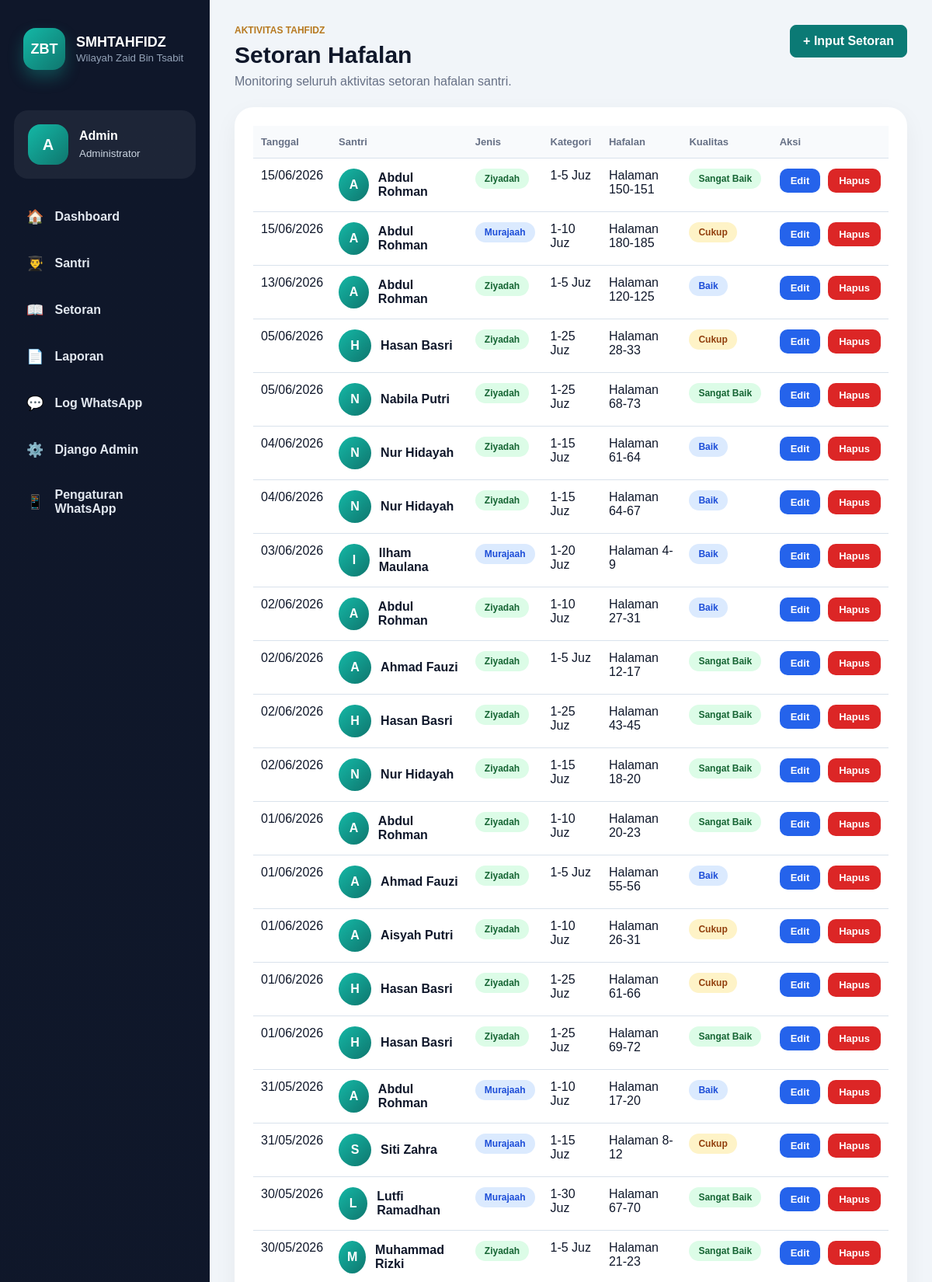
The page /setoran/ (signed in, upper part) on the database its author committed.
### accounts/models.py (models this page shows, shortened)
class User(AbstractUser):
    ROLE_CHOICES = [
        ("admin", "Administrator"),
        ("pembina", "Pembina"),
    ]
    role = models.CharField(
        max_length=20,
        choices=ROLE_CHOICES,
        default="pembina"
    )

### hafalan/models.py (models this page shows, shortened)
class SetoranHafalan(models.Model):
    JENIS_SETORAN_CHOICES = [
        ("ziyadah", "Ziyadah"),
        ("murajaah", "Murajaah"),
    ]
    KUALITAS_CHOICES = [
        ("sangat_baik", "Sangat Baik"),
        ("baik", "Baik"),
        ("cukup", "Cukup"),
        ("perlu_bimbingan", "Perlu Bimbingan"),
    ]
    KATEGORI_JUZ_CHOICES = [
        ("juz_1_5", "1-5 Juz"),
        ("juz_1_10", "1-10 Juz"),
        ("juz_1_15", "1-15 Juz"),
        ("juz_1_20", "1-20 Juz"),
        ("juz_1_25", "1-25 Juz"),
        ("juz_1_30", "1-30 Juz"),
    ]
    KATEGORI_JUZ_MAX = {
        "juz_1_5": 5,
        "juz_1_10": 10,
        "juz_1_15": 15,
        "juz_1_20": 20,
        "juz_1_25": 25,
        "juz_1_30": 30,
    }
    santri = models.ForeignKey(
        "santri.Santri",
        on_delete=models.CASCADE,
        related_name="setoran_hafalan",
    )
    tanggal = models.DateField()
    jenis_setoran = models.CharField(max_length=20, choices=JENIS_SETORAN_CHOICES)
    kategori_juz = models.CharField(max_length=20, choices=KATEGORI_JUZ_CHOICES, default="juz_1_5")
    surah = models.CharField(max_length=100)
    halaman_awal = models.PositiveIntegerField()
    halaman_akhir = models.PositiveIntegerField()
    kualitas = models.CharField(max_length=30, choices=KUALITAS_CHOICES, default="baik")
    catatan = models.TextField(blank=True)
    created_at = models.DateTimeField(auto_now_add=True)
    class Meta:
        verbose_name = "Setoran Hafalan"
        verbose_name_plural = "Setoran Hafalan"
        ordering = ["-tanggal", "santri__nama"]
    @property
    def rentang_halaman(self):
        f"{self.surah} "
        return f"Halaman {self.halaman_awal}-{self.halaman_akhir}"

### santri/models.py (models this page shows, shortened)
class Santri(models.Model):
    JENIS_KELAMIN_CHOICES = [
        ("L", "Laki-laki"),
        ("P", "Perempuan"),
    ]
    nama = models.CharField(max_length=150)
    nis = models.CharField("NIS", max_length=50, unique=True)
    jenis_kelamin = models.CharField(max_length=1, choices=JENIS_KELAMIN_CHOICES)
    tanggal_lahir = models.DateField(null=True, blank=True)
    ustadz_pembina = models.CharField(max_length=150, default="Belum diisi")
    nama_orang_tua = models.CharField(max_length=150)
    nomor_wa_orang_tua = models.CharField("Nomor WhatsApp Orang Tua", max_length=20)
    alamat = models.TextField(blank=True)
    aktif = models.BooleanField(default=True)
    created_at = models.DateTimeField(auto_now_add=True)
    class Meta:
        verbose_name = "Santri"
        verbose_name_plural = "Santri"
        ordering = ["nama"]

### hafalan/views.py (the view)
# urls.py: path("", views.setoran_list, name="list"),
@login_required
def setoran_list(request):
    setoran = SetoranHafalan.objects.select_related("santri").all()
    return render(request, "hafalan/setoran_list.html", {"setoran": setoran})

### templates/hafalan/setoran_list.html (shortened to what this page needs)
{% extends "base.html" %}
{% block content %}
<section class="page-header modern-page-header">
    <div>
        <p class="eyebrow">
            Aktivitas Tahfidz
        </p>
        <h1>
            Setoran Hafalan
        </h1>
        <p class="page-description">
            Monitoring seluruh aktivitas setoran hafalan santri.
        </p>
    </div>
    <a class="button primary modern-button"
       href="{% url 'hafalan:create' %}">
        + Input Setoran
    </a>
</section>
<section class="modern-panel">
    <div class="table-wrap">
        <table class="modern-table">
            <thead>
                <tr>
                    <th>Tanggal</th>
                    <th>Santri</th>
                    <th>Jenis</th>
                    <th>Kategori</th>
                    <th>Hafalan</th>
                    <th>Kualitas</th>
                    <th>Aksi</th>
                </tr>
            </thead>
            <tbody>
                {% for item in setoran %}
                <tr>
                    <td>
                        {{ item.tanggal|date:"d/m/Y" }}
                    </td>
                    <td>
                        <div class="student-name">
                            <div class="student-avatar">
                                {{ item.santri.nama|slice:":1" }}
                            </div>
                            <div>
                                <strong>
                                    {{ item.santri.nama }}
                                </strong>
                            </div>
                        </div>
                    </td>
                    <td>
                        <span class="
                            status-badge
                            {% if item.jenis_setoran == 'ziyadah' %}
                                status-success
                            {% else %}
                                status-simulated
                            {% endif %}
                        ">
                            {{ item.get_jenis_setoran_display }}
                        </span>
                    </td>
                    <td>
                        {{ item.get_kategori_juz_display }}
                    </td>
                    <td>
                        {{ item.rentang_halaman }}
                    </td>
                    <td>
                        {% if item.kualitas == 'sangat_baik' %}
                            <span class="status-badge status-success">
                                Sangat Baik
                            </span>
                        {% elif item.kualitas == 'baik' %}
                            <span class="status-badge status-simulated">
                                Baik
                            </span>
                        {% elif item.kualitas == 'cukup' %}
                            <span class="status-badge status-pending">
                                Cukup
                            </span>
                        {% else %}
                            <span class="status-badge status-failed">
                                Perlu Bimbingan
                            </span>
                        {% endif %}
                    </td>
                    <td>
                        <div class="modern-action-group">
                            <a class="modern-action-btn edit-btn"
                               href="{% url 'hafalan:update' item.pk %}">
                                Edit
                            </a>
                            <a class="modern-action-btn delete-btn"
                               href="{% url 'hafalan:delete' item.pk %}">
                                Hapus
                            </a>
                        </div>
                    </td>
                </tr>
                {% empty %}
                <tr>
                    <td colspan="7">
                        Belum ada data setoran.
                    </td>
                </tr>
                {% endfor %}
            </tbody>
        </table>
    </div>
</section>
{% endblock %}

### templates/base.html (shortened to what this page needs)
{% load static %}
<!doctype html>
<html lang="id">
<head>
    <link rel="stylesheet"
          href="{% static 'css/app.css' %}?v=20" />
</head>
<body>
    <aside class="modern-sidebar">
        <div class="sidebar-top">
            <div class="modern-brand">
                <div class="modern-brand-logo">
                    ZBT
                </div>
                <div>
                    <strong>
                        SMHTAHFIDZ
                    </strong>
                    <small>
                        Wilayah Zaid Bin Tsabit
                    </small>
                </div>
            </div>
        </div>
        <div class="sidebar-user">
            <div class="sidebar-user-avatar">
                {{ request.user.username|slice:":1"|upper }}
            </div>
            <div>
                <strong>
                    {{ request.user.username }}
                </strong>
                <small>
                    {{ request.user.get_role_display }}
                </small>
            </div>
        </div>
        <nav class="modern-nav">
            <a href="{% url 'beranda:index' %}">
                <span>🏠</span>
                Dashboard
            </a>
            {% if request.user.role == 'admin' %}
            <a href="{% url 'santri:list' %}">
                <span>👨‍🎓</span>
                Santri
            </a>
            {% endif %}
            <a href="{% url 'hafalan:list' %}">
                <span>📖</span>
                Setoran
            </a>
            <a href="{% url 'laporan:list' %}">
                <span>📄</span>
                Laporan
            </a>
            {% if request.user.role == 'admin' %}
            <a href="{% url 'whatsapp_gateway:list' %}">
                <span>💬</span>
                Log WhatsApp
            </a>
            <a href="/admin/">
                <span>⚙️</span>
                Django Admin
            </a>
            {% endif %}
            {% if request.user.role == 'admin' %}
            <a href="{% url 'whatsapp_gateway:setting' %}">
                <span>📱</span>
                Pengaturan WhatsApp
            </a>
            {% endif %}
        </nav>
    </aside>
    <main class="modern-main">
        {% block content %}
        {% endblock %}
    </main>
</body>
</html>

### static/css/app.css (style rules this page uses)
:root { --bg: #f5f7fb; --surface: #ffffff; --text: #17202a; --muted: #667085; --line: #d9e2ec; --primary: #0b7a75; --primary-dark: #075e59; --accent: #b7791f; --danger: #b42318; --success: #027a48; --shadow: 0 14px 35px rgba(16, 24, 40, 0.08); }
* { box-sizing: border-box; }
body { margin: 0; min-height: 100vh; display: grid; grid-template-columns: 270px 1fr; background: var(--bg); color: var(--text); font-family: Arial, Helvetica, sans-serif; }
a { color: var(--primary); text-decoration: none; }
.page-header { display: flex; justify-content: space-between; gap: 18px; align-items: flex-start; margin-bottom: 24px; }
.page-header h1 { margin: 0; font-size: 30px; }
.page-header p { margin: 8px 0 0; color: var(--muted); }
.eyebrow { margin: 0 0 8px !important; color: var(--accent) !important; font-size: 12px; font-weight: 700; letter-spacing: 0; text-transform: uppercase; }
.button { display: inline-flex; align-items: center; justify-content: center; min-height: 42px; padding: 0 16px; border: 1px solid var(--line); border-radius: 8px; background: var(--surface); color: var(--text); font-weight: 700; cursor: pointer; }
.button.primary { border-color: var(--primary); background: var(--primary); color: #fff; }
.table-wrap { overflow-x: auto; }
table { width: 100%; border-collapse: collapse; }
th, td { padding: 13px 10px; border-bottom: 1px solid var(--line); text-align: left; vertical-align: top; }
th { color: var(--muted); font-size: 13px; }
.status-badge { display: inline-block; padding: 6px 12px; border-radius: 999px; font-size: 12px; font-weight: 700; text-align: center; }
.status-success { background: #dcfce7; color: #166534; }
.status-pending { background: #fef3c7; color: #92400e; }
.status-simulated { background: #dbeafe; color: #1d4ed8; }
.modern-panel { background: white; border-radius: 24px; padding: 24px; box-shadow: 0 10px 30px rgba(0, 0, 0, 0.05); }
body { margin: 0; min-height: 100vh; display: flex; background: #f1f5f9; font-family: Arial, Helvetica, sans-serif; color: #0f172a; }
.modern-sidebar { width: 270px; min-height: 100vh; background: linear-gradient(180deg, #0f172a, #111827); color: white; display: flex; flex-direction: column; padding: 24px 18px; position: sticky; top: 0; }
.sidebar-top { margin-bottom: 30px; }
.modern-brand { display: flex; align-items: center; gap: 14px; padding: 12px; }
.modern-brand-logo { width: 54px; height: 54px; border-radius: 16px; background: linear-gradient(135deg, #14b8a6, #0f766e); display: flex; align-items: center; justify-content: center; font-weight: 700; font-size: 18px; box-shadow: 0 10px 20px rgba(20, 184, 166, 0.3); }
.modern-brand strong { display: block; font-size: 18px; }
.modern-brand small { color: #94a3b8; }
.modern-nav { display: flex; flex-direction: column; gap: 10px; }
.modern-nav a { display: flex; align-items: center; gap: 14px; padding: 14px 16px; border-radius: 16px; color: #e2e8f0; text-decoration: none; font-weight: 600; transition: all 0.3s ease; }
.modern-nav a span { font-size: 18px; }
.modern-main { flex: 1; padding: 32px; }
.modern-page-header { margin-bottom: 24px; }
.page-description { color: #64748b; margin-top: 10px; }
.modern-table thead th { background: #f8fafc; font-weight: 700; }
.modern-table tbody tr { transition: 0.3s; }
.student-name { display: flex; align-items: center; gap: 12px; }
.student-avatar { width: 42px; height: 42px; border-radius: 50%; background: linear-gradient(135deg, #14b8a6, #0f766e); color: white; display: flex; align-items: center; justify-content: center; font-weight: 700; }
.modern-action-group { display: flex; gap: 10px; }
.modern-action-btn { padding: 8px 14px; border-radius: 10px; color: white; font-size: 13px; font-weight: 700; text-decoration: none; transition: 0.3s; }
.edit-btn { background: #2563eb; }
.delete-btn { background: #dc2626; }
.sidebar-user { display: flex; align-items: center; gap: 14px; padding: 18px; margin: 10px 0 24px; border-radius: 18px; background: rgba(255, 255, 255, 0.06); }
.sidebar-user-avatar { width: 52px; height: 52px; border-radius: 16px; background: linear-gradient(135deg, #14b8a6, #0f766e); color: white; display: flex; align-items: center; justify-content: center; font-size: 20px; font-weight: 700; }
.sidebar-user strong { display: block; color: white; margin-bottom: 4px; }
.sidebar-user small { color: #cbd5e1; }

### rows shown on the page
User: user.username "A", user.username "Admin", user.role "Administrator"
SetoranHafalan: tanggal "15/06/2026", santri.nama "A", santri.nama "Abdul Rohman", jenis_setoran "Ziyadah", kategori_juz "1-5 Juz", rentang_halaman "Halaman 150-151", kualitas "Sangat Baik"
SetoranHafalan: tanggal "15/06/2026", santri.nama "A", santri.nama "Abdul Rohman", jenis_setoran "Murajaah", kategori_juz "1-10 Juz", rentang_halaman "Halaman 180-185", kualitas "Cukup"
SetoranHafalan: tanggal "13/06/2026", santri.nama "A", santri.nama "Abdul Rohman", jenis_setoran "Ziyadah", kategori_juz "1-5 Juz", rentang_halaman "Halaman 120-125", kualitas "Baik"
SetoranHafalan: tanggal "05/06/2026", santri.nama "H", santri.nama "Hasan Basri", jenis_setoran "Ziyadah", kategori_juz "1-25 Juz", rentang_halaman "Halaman 28-33", kualitas "Cukup"
SetoranHafalan: tanggal "05/06/2026", santri.nama "N", santri.nama "Nabila Putri", jenis_setoran "Ziyadah", kategori_juz "1-25 Juz", rentang_halaman "Halaman 68-73", kualitas "Sangat Baik"
SetoranHafalan: tanggal "04/06/2026", santri.nama "N", santri.nama "Nur Hidayah", jenis_setoran "Ziyadah", kategori_juz "1-15 Juz", rentang_halaman "Halaman 61-64", kualitas "Baik"
SetoranHafalan: tanggal "04/06/2026", santri.nama "N", santri.nama "Nur Hidayah", jenis_setoran "Ziyadah", kategori_juz "1-15 Juz", rentang_halaman "Halaman 64-67", kualitas "Baik"
SetoranHafalan: tanggal "03/06/2026", santri.nama "I", santri.nama "Ilham Maulana", jenis_setoran "Murajaah", kategori_juz "1-20 Juz", rentang_halaman "Halaman 4-9", kualitas "Baik"
SetoranHafalan: tanggal "02/06/2026", santri.nama "A", santri.nama "Abdul Rohman", jenis_setoran "Ziyadah", kategori_juz "1-10 Juz", rentang_halaman "Halaman 27-31", kualitas "Baik"
SetoranHafalan: tanggal "02/06/2026", santri.nama "A", santri.nama "Ahmad Fauzi", jenis_setoran "Ziyadah", kategori_juz "1-5 Juz", rentang_halaman "Halaman 12-17", kualitas "Sangat Baik"
SetoranHafalan: tanggal "02/06/2026", santri.nama "H", santri.nama "Hasan Basri", jenis_setoran "Ziyadah", kategori_juz "1-25 Juz", rentang_halaman "Halaman 43-45", kualitas "Sangat Baik"
SetoranHafalan: tanggal "02/06/2026", santri.nama "N", santri.nama "Nur Hidayah", jenis_setoran "Ziyadah", kategori_juz "1-15 Juz", rentang_halaman "Halaman 18-20", kualitas "Sangat Baik"
SetoranHafalan: tanggal "01/06/2026", santri.nama "A", santri.nama "Abdul Rohman", jenis_setoran "Ziyadah", kategori_juz "1-10 Juz", rentang_halaman "Halaman 20-23", kualitas "Sangat Baik"
SetoranHafalan: tanggal "01/06/2026", santri.nama "A", santri.nama "Ahmad Fauzi", jenis_setoran "Ziyadah", kategori_juz "1-5 Juz", rentang_halaman "Halaman 55-56", kualitas "Baik"
SetoranHafalan: tanggal "01/06/2026", santri.nama "A", santri.nama "Aisyah Putri", jenis_setoran "Ziyadah", kategori_juz "1-10 Juz", rentang_halaman "Halaman 26-31", kualitas "Cukup"
SetoranHafalan: tanggal "01/06/2026", santri.nama "H", santri.nama "Hasan Basri", jenis_setoran "Ziyadah", kategori_juz "1-25 Juz", rentang_halaman "Halaman 61-66", kualitas "Cukup"
SetoranHafalan: tanggal "01/06/2026", santri.nama "H", santri.nama "Hasan Basri", jenis_setoran "Ziyadah", kategori_juz "1-25 Juz", rentang_halaman "Halaman 69-72", kualitas "Sangat Baik"
SetoranHafalan: tanggal "31/05/2026", santri.nama "A", santri.nama "Abdul Rohman", jenis_setoran "Murajaah", kategori_juz "1-10 Juz", rentang_halaman "Halaman 17-20", kualitas "Baik"
SetoranHafalan: tanggal "31/05/2026", santri.nama "S", santri.nama "Siti Zahra", jenis_setoran "Murajaah", kategori_juz "1-15 Juz", rentang_halaman "Halaman 8-12", kualitas "Cukup"
SetoranHafalan: tanggal "30/05/2026", santri.nama "L", santri.nama "Lutfi Ramadhan", jenis_setoran "Murajaah", kategori_juz "1-30 Juz", rentang_halaman "Halaman 67-70", kualitas "Sangat Baik"
SetoranHafalan: tanggal "30/05/2026", santri.nama "M", santri.nama "Muhammad Rizki", jenis_setoran "Ziyadah", kategori_juz "1-5 Juz", rentang_halaman "Halaman 21-23", kualitas "Sangat Baik"
